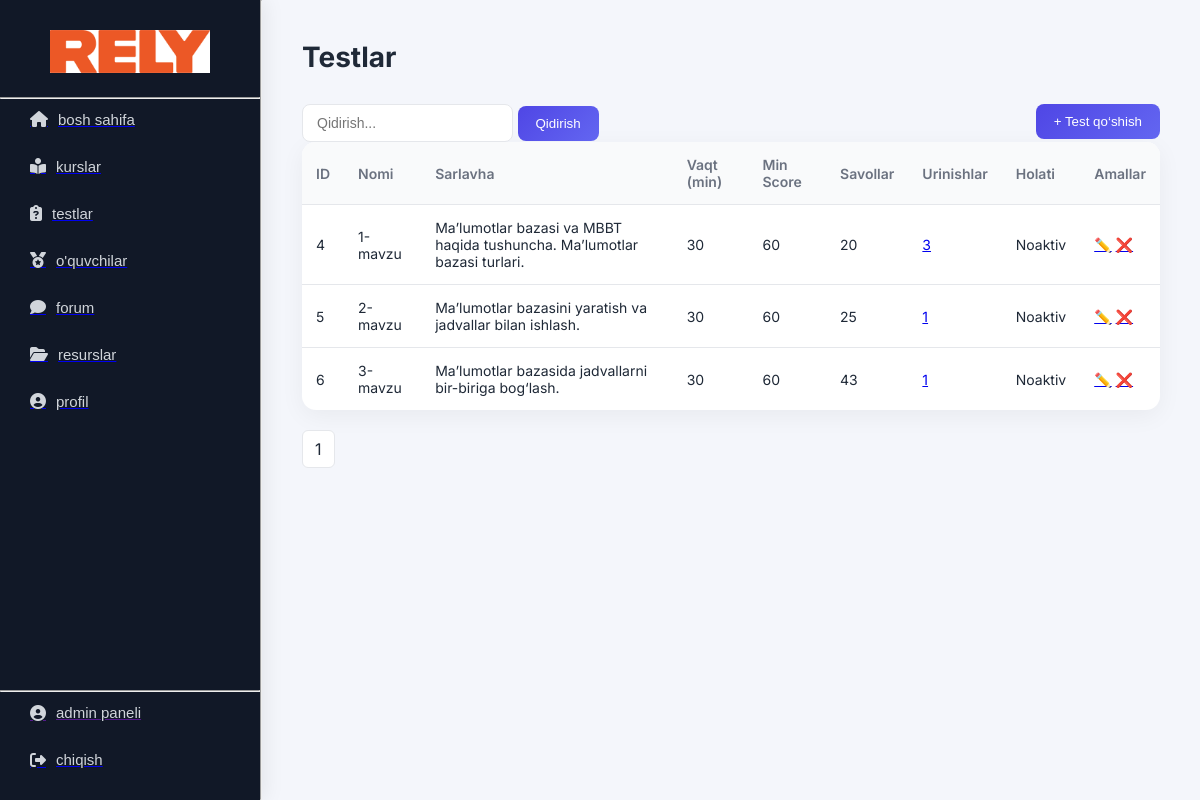
/admin/tests (signed in), run on an earlier commit of the app's database.
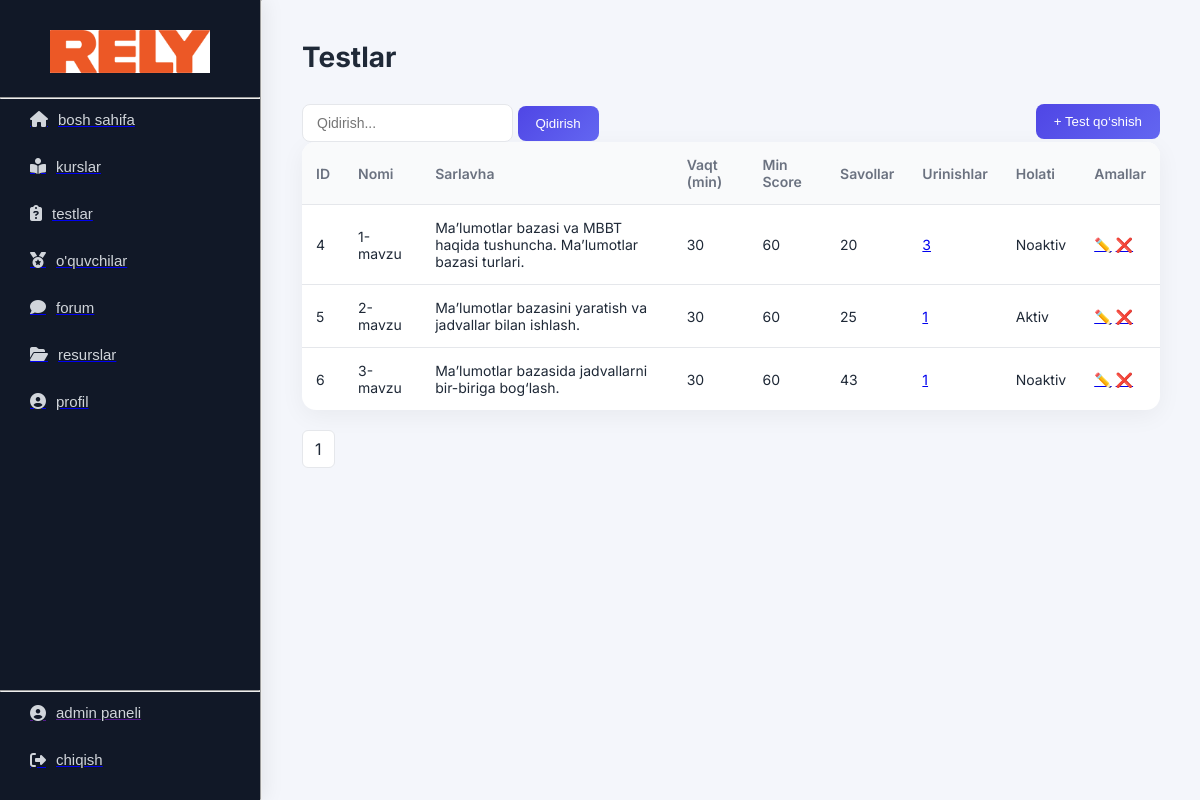
And on a later commit of the database.
### tables this page shows
CREATE TABLE tests(
    id INTEGER PRIMARY KEY AUTOINCREMENT,
    name TEXT NOT NULL,
    title TEXT,
    time INTEGER NOT NULL,
    min_score INTEGER NOT NULL,
    openness TEXT DEFAULT 'open'
);

### routes/admin.py (the view)
@bp.route("/tests")
@admin_required
def tests():
    conn = get_db()
    c = conn.cursor()
    search = request.args.get("search", "").strip()
    page = int(request.args.get("page", 1))
    per_page = 20
    offset = (page - 1) * per_page
    base_query = """
        SELECT
            t.*,
            (SELECT COUNT(*) FROM questions q WHERE q.test_id = t.id) as question_count,
            (SELECT COUNT(*) FROM exams e WHERE e.test_id = t.id) as attempt_count
        FROM tests t
    """
    if search:
        base_query += " WHERE t.name LIKE ? OR t.title LIKE ?"
        params = (f"%{search}%", f"%{search}%")
        tests = c.execute(
            base_query + " LIMIT ? OFFSET ?",
            (*params, per_page, offset)
        ).fetchall()
        total = c.execute(
            "SELECT COUNT(*) FROM tests WHERE name LIKE ? OR title LIKE ?",
            params
        ).fetchone()[0]
    else:
        tests = c.execute(
            base_query + " LIMIT ? OFFSET ?",
            (per_page, offset)
        ).fetchall()
        total = c.execute("SELECT COUNT(*) FROM tests").fetchone()[0]
    conn.close()
    total_pages = (total + per_page - 1) // per_page
    return render_template(
        "admin/tests.html",
        tests=tests,
        page=page,
        total_pages=total_pages,
        search=search
    )

### routes/admin.py (called while the page is built)
def admin_required(f):
    from functools import wraps
    @wraps(f)
    def decorated_function(*args, **kwargs):
        if session.get("role") != "admin":
            return redirect("/")
        return f(*args, **kwargs)
    return decorated_function

def get_db():
    conn = sqlite3.connect("database.db")
    conn.execute("PRAGMA foreign_keys = ON")
    return conn

### templates/admin/tests.html (shortened to what this page needs)
{% extends "admin_base.html" %}
{% block content %}
<h1 class="dash-title">Testlar</h1>
<div class="topbar">
    <form method="get">
        <input class="search" type="text" name="search" placeholder="Qidirish..." value="{{ search }}">
        <button class="add-btn">Qidirish</button>
    </form>
    <a href="/admin/tests/add">
        <button class="add-btn">+ Test qo‘shish</button>
    </a>
</div>
<table class="table">
    <tr>
        <th>ID</th>
        <th>Nomi</th>
        <th>Sarlavha</th>
        <th>Vaqt (min)</th>
        <th>Min Score</th>
        <th>Savollar</th>
        <th>Urinishlar</th>
        <th>Holati</th>
        <th>Amallar</th>
    </tr>
    {% for t in tests %}
    <tr>
        <td>{{ t[0] }}</td>
        <td>{{ t[1] }}</td>
        <td>{{ t[2] }}</td>
        <td>{{ t[3] }}</td>
        <td>{{ t[4] }}</td>
        <td>{{ t[6] }}</td>
        <td>
            <a href="/admin/tests/{{ t[0] }}/attempts" class="attempt-link">
                {{ t[7] }}
            </a>
        </td>
        <td>
            {% if t[5] == "open" %}
                <span class="badge-success">Aktiv</span>
            {% else %}
                <span class="badge-danger">Noaktiv</span>
            {% endif %}
        </td>
        <td>
            <a href="/admin/tests/{{ t[0] }}/edit">✏️</a>
            <a href="/admin/tests/{{ t[0] }}/delete"
               onclick="return confirm('O‘chirishni tasdiqlaysizmi?')">❌</a>
        </td>
    </tr>
    {% endfor %}
</table>
<div class="pagination">
    {% for i in range(1, total_pages+1) %}
        <a href="?page={{ i }}&search={{ search }}"
           {% if i == page %} class="active" {% endif %}>
            {{ i }}
        </a>
    {% endfor %}
</div>
{% endblock %}

### templates/admin_base.html (shortened to what this page needs)
<!DOCTYPE html>
<html lang="en">
<head>
    <link rel="stylesheet" href="{{ url_for('static', filename='css/admin.css') }}">
    <link rel="stylesheet" href="https://cdnjs.cloudflare.com/ajax/libs/font-awesome/6.5.0/css/all.min.css">
</head>
<body>
<div class="contentbar">
<div class="nav">
    <div>
        <div class="bosh">
            <img class="icon" src="{{ url_for('static', filename='icons/logo.png') }}" alt="">
        </div>
        <hr>
        <div class="navigation">
            <a href="/admin/dashboard"><button class="navbut"> <i class="fa-solid fa-house"></i> bosh sahifa</button></a>
            <a href="/admin/courses"><button class="navbut"> <i class="fa-solid fa-book-open-reader"></i> kurslar</button></a>
            <a href="/admin/tests"><button class="navbut"> <i class="fa-solid fa-clipboard-question"></i> testlar</button></a>
            <a href="/admin/students"><button class="navbut"> <i class="fa-solid fa-medal"></i> o'quvchilar</button></a>
            <a href="/admin/forum"><button class="navbut"><i class="fa-solid fa-comment"></i> forum</button></a>
            <a href="/admin/resources"><button class="navbut"><i class="fa-solid fa-folder-open"></i> resurslar</button></a>
            <a href="/admin/profile"><button class="navbut"> <i class="fa-solid fa-circle-user"></i> profil</button></a>
        </div>
    </div>
    <div>
    <hr>
    <div class="navigation">
        <a href=""><button class="navbut"> <i class="fa-solid fa-circle-user"></i> admin paneli</button></a>
        <a href="/logout"><button class="navbut"> <i class="fa-solid fa-right-from-bracket"></i> chiqish</button></a>
    </div>
    </div>
</div>
<hr>
<div class="content">
    {% block content %}{% endblock %}
</div>
</div>
</body>
</html>

### static/css/admin.css (style rules this page uses)
:root { --bg: #f4f6fb; --sidebar: #111827; --sidebar-hover: #1f2937; --primary: #4f46e5; --primary-light: #6366f1; --text: #1f2937; --text-light: #6b7280; --white: #ffffff; --border: #e5e7eb; --radius: 14px; }
* { margin: 0; padding: 0; box-sizing: border-box; }
body { font-family: 'Inter', sans-serif; background: var(--bg); color: var(--text); }
.contentbar { display: flex; min-height: 100vh; }
.nav { width: 260px; background: var(--sidebar); color: white; display: flex; flex-direction: column; justify-content: space-between; padding: 20px 0; box-shadow: 4px 0 20px rgba(0,0,0,0.08); }
.bosh { text-align: center; padding: 10px 20px 20px; }
.icon { width: 160px; }
.navigation { display: flex; flex-direction: column; gap: 6px; padding: 0 15px; }
.navbut { width: 100%; background: none; border: none; color: #d1d5db; padding: 12px 15px; border-radius: 10px; font-size: 15px; cursor: pointer; display: flex; align-items: center; gap: 10px; transition: 0.25s ease; }
.navbut i { font-size: 16px; }
.content { flex: 1; padding: 40px; }
.dash-title { font-size: 28px; font-weight: 700; margin-bottom: 30px; }
.table { width: 100%; border-collapse: collapse; background: var(--white); border-radius: var(--radius); overflow: hidden; box-shadow: 0 6px 25px rgba(0,0,0,0.05); }
.table th { background: #f9fafb; text-align: left; padding: 14px; font-weight: 600; font-size: 14px; color: var(--text-light); }
.table td { padding: 14px; border-top: 1px solid var(--border); font-size: 14px; }
.add-btn { background: linear-gradient(135deg, var(--primary), var(--primary-light)); color: white; padding: 10px 18px; border: none; border-radius: 8px; cursor: pointer; font-weight: 500; transition: 0.3s ease; }
.pagination { display: flex; gap: 8px; margin-top: 20px; }
.pagination a { padding: 8px 12px; background: var(--white); border-radius: 6px; border: 1px solid var(--border); text-decoration: none; color: var(--text); transition: 0.2s ease; }
.topbar { display: flex; justify-content: space-between; }
.search { padding: 10px 14px; border-radius: 8px; border: 1px solid var(--border); font-size: 14px; transition: 0.2s ease; }

What changed in the data, as far as the page shows it:
changed tests "2-mavzu": openness "Noaktiv" → "Aktiv"
